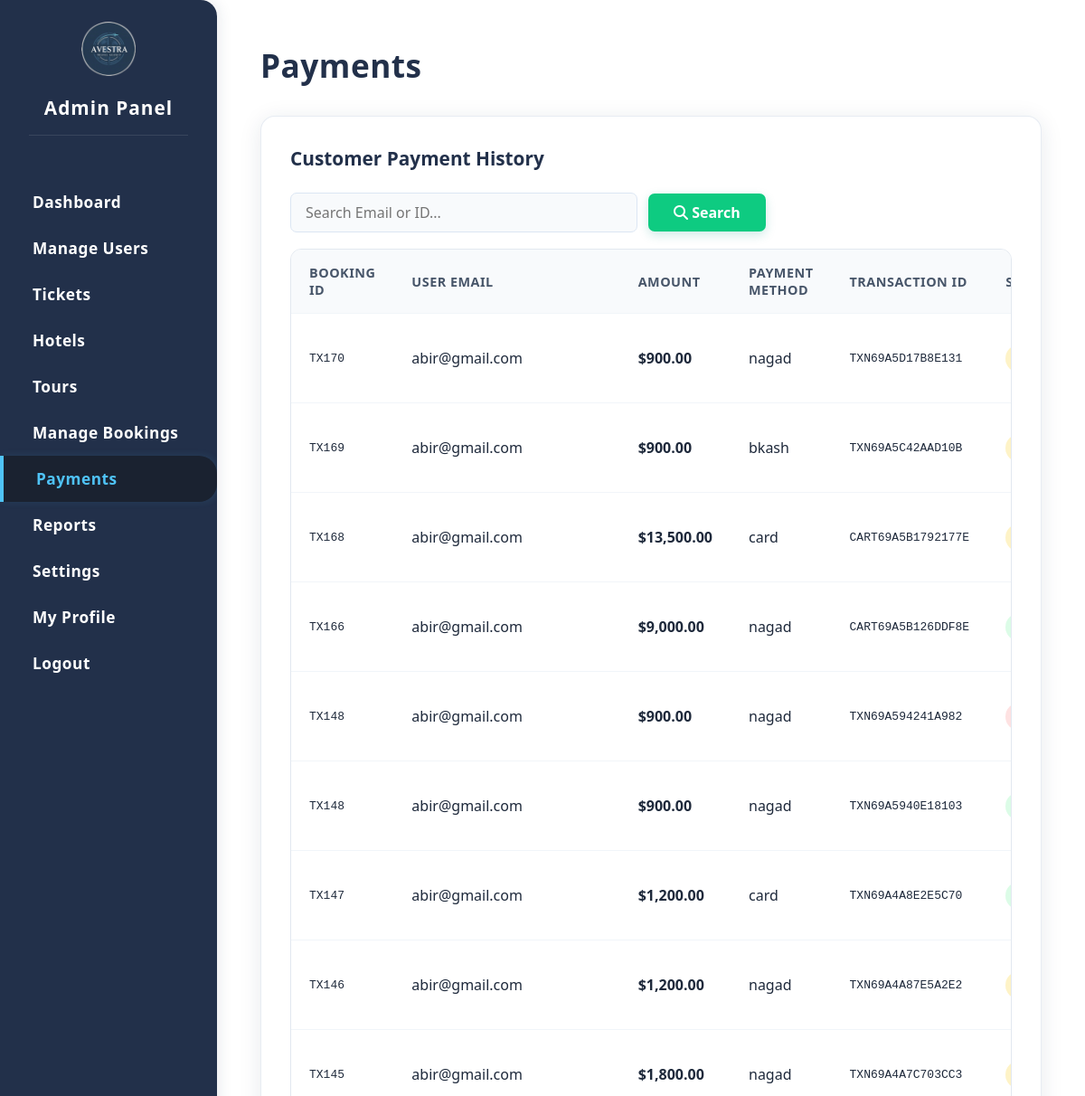
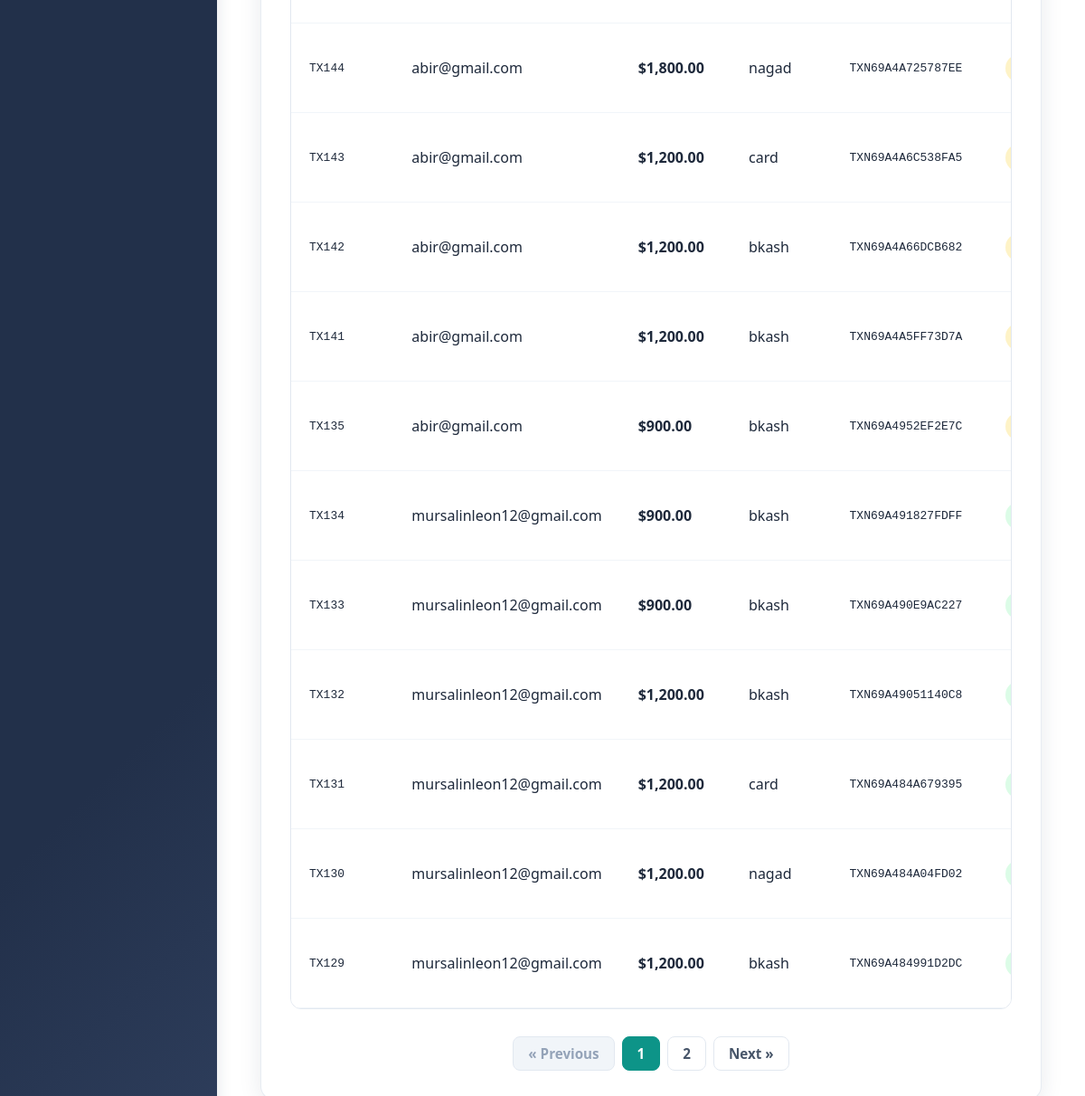
The page /Admin/views/Payments.php (signed in) on the database its author committed (2 pictures, top to bottom).
### tables this page shows
CREATE TABLE `payments` (
  `id` int(11) NOT NULL,
  `booking_id` varchar(11) NOT NULL,
  `user_email` varchar(150) NOT NULL,
  `amount` decimal(10,2) NOT NULL,
  `payment_method` varchar(50) NOT NULL,
  `transaction_id` varchar(100) NOT NULL,
  `payment_status` varchar(250) DEFAULT NULL,
  `payment_date` datetime DEFAULT current_timestamp()
);

### Admin/views/dark_mode.php (called while the page is built, shortened)
<?php
$session_theme_set = isset($_SESSION['settings']['dark_mode']) || isset($_SESSION['user_theme']);
$is_dark = $session_theme_set && (
    (isset($_SESSION['settings']['dark_mode']) && $_SESSION['settings']['dark_mode'] === 'dark') ||
    (isset($_SESSION['user_theme']) && $_SESSION['user_theme'] === 'dark')
);
?>

### Admin/database/Payments.php (called while the page is built, shortened)
<?php
function getAllPayments($conn, $limit = 20, $offset = 0) {
    $payments = [];
    $total = 0;
    $countResult = $conn->query("SELECT COUNT(*) as total FROM payments");
    if ($countResult) {
        $row = $countResult->fetch_assoc();
        $total = $row['total'];
    }
    $limit = (int)$limit;
    $offset = (int)$offset;
    $result = $conn->query("SELECT * FROM payments ORDER BY id DESC LIMIT $limit OFFSET $offset");
    if ($result) {
        while ($row = $result->fetch_assoc()) {
            $payments[] = $row;
        }
    }
    return ['payments' => $payments, 'total' => $total];
}

### Admin/views/Payments.php (the view, shortened to what this page needs)
<?php
include('dark_mode.php');
include('../database/dbconnection.php');
include('../database/Payments.php');
$limit = 20;
$page = isset($_GET['page']) ? max(1, (int)$_GET['page']) : 1;
$offset = ($page - 1) * $limit;
$search = isset($_POST['search']) ? trim($_POST['search']) : (isset($_GET['search']) ? trim($_GET['search']) : '');
if ($search !== '') {
    $resultData = searchPayments($conn, $search, $limit, $offset);
} else {
    $resultData = getAllPayments($conn, $limit, $offset);
}
$payments = $resultData['payments'];
$totalRecords = $resultData['total'];
$totalPages = ceil($totalRecords / $limit);
?>
<!DOCTYPE html>
<html lang="en">
<head>
    <link rel="stylesheet" href="../styleSheets/Payment.css?v=<?php echo time(); ?>">
    <link rel="stylesheet" href="../styleSheets/Admin.css?v=<?php echo time(); ?>">
    <link rel="stylesheet" href="../styleSheets/dark-mode.css?v=<?php echo time(); ?>">
    <link rel="stylesheet" href="../node_modules/@fortawesome/fontawesome-free/css/all.min.css"/>
</head>
<body class="<?= $is_dark ? 'dark-mode' : '' ?>">
<div class="admin-container">
    <aside class="sidebar">
        <div style="padding: 24px 32px;">
            <div style="text-align: center; margin-bottom: 16px;">
                <img src="../images/logo.png" alt="Avestra Logo" style="width: 60px;">
            </div>
            <h2 class="sidebar-title">Admin Panel</h2>
        </div>
        <nav>
            <ul class="sidebar-menu">
                    <li><a href="Admin.php">Dashboard</a></li>
                    <li><a href="ManageUsers.php">Manage Users</a></li>
                    <li><a href="ManageTickets.php">Tickets</a></li>
                    <li><a href="ManageHotels.php">Hotels</a></li>
                    <li><a href="ManageTours.php">Tours</a></li>
                    <li><a href="ManageBookings.php">Manage Bookings</a></li>
                    <li><a href="Payments.php" class="active">Payments</a></li>
                    <li><a href="Reports.php">Reports</a></li>
                    <li><a href="Settings.php">Settings</a></li>
                    <li><a href="MyProfile.php">My Profile</a></li>
                    <li><a href="homePage.php">Logout</a></li>
                </ul>
        </nav>
    </aside>
    <main class="main-content">
        <header class="admin-header">
            <h1>Payments</h1>
        </header>
        <section class="admin-section">
            <div class="admin-card">
                <h3>Customer Payment History</h3>
                <form method="post" action="Payments.php" class="payment-search-bar" style="margin-bottom: 18px; display: flex; gap: 12px; align-items: center;">
                    <input type="text" name="search" value="<?= htmlspecialchars($search ?? '') ?>" placeholder="Search Email or ID..." class="search-input" style="padding: 10px 16px; border-radius: 7px; border: 1px solid #dbe6f3; font-size: 1em; min-width: 220px;">
                    <button type="submit" class="search-btn" style="background: #0ecb81; color: #fff; border: none; border-radius: 7px; padding: 10px 28px; font-weight: 600; font-size: 1em; cursor: pointer;"><i class="fa-solid fa-magnifying-glass"></i> Search</button>
                </form>
                <div class="table-wrapper">
                    <table class="payment-table">
                        <thead>
                            <tr>
                                <th>Booking ID</th>
                                <th>User Email</th>
                                <th>Amount</th>
                                <th>Payment Method</th>
                                <th>Transaction ID</th>
                                <th>Status</th>
                            </tr>
                        </thead>
                        <tbody>
                        <?php if (empty($payments)): ?>
                            <tr>
                                <td colspan="8" style="text-align:center;">No payments found.</td>
                            </tr>
                        <?php else: ?>
                            <?php foreach ($payments as $p): ?>
                                <tr>
                                    <td class="payment-id">TX<?= 100 + (int)$p['booking_id'] ?></td>
                                    <td><?= htmlspecialchars($p['user_email']) ?></td>
                                    <td><b>$<?= number_format($p['amount'], 2) ?></b></td>
                                    <td><?= htmlspecialchars($p['payment_method']) ?></td>
                                    <td class="payment-id"><?= htmlspecialchars($p['transaction_id']) ?></td>
                                    <td>
                                        <span class="status-badge <?= strtolower(htmlspecialchars($p['payment_status'])) ?>">
                                        </span>
                                    </td>
                                </tr>
                            <?php endforeach; ?>
                        <?php endif; ?>
                        </tbody>
                    </table>
                </div>
                <?php if ($totalPages > 1): ?>
                <div class="pagination">
                    <?php
                    $searchParam = $search ? '&search=' . urlencode($search) : '';
                    if ($page > 1): ?>
                        <a href="Payments.php?page=<?= $page - 1 ?><?= $searchParam ?>">&laquo; Previous</a>
                    <?php else: ?>
                        <span class="disabled">&laquo; Previous</span>
                    <?php endif; ?>
                    <?php
                    for ($i = 1; $i <= $totalPages; $i++):
                        if ($i == $page): ?>
                            <span class="active"><?= $i ?></span>
                        <?php else: ?>
                            <a href="Payments.php?page=<?= $i ?><?= $searchParam ?>"><?= $i ?></a>
                        <?php endif;
                    endfor;
                    ?>
                    <?php
                    if ($page < $totalPages): ?>
                        <a href="Payments.php?page=<?= $page + 1 ?><?= $searchParam ?>">Next &raquo;</a>
                    <?php else: ?>
                        <span class="disabled">Next &raquo;</span>
                    <?php endif; ?>
                </div>
                <?php endif; ?>
            </div>
        </section>
    </main>
</div>
</body>
</html>

### Admin/styleSheets/Payment.css (style rules this page uses)
html, body { margin: 0; padding: 0; background: #f4f6f8 !important; font-family: 'Segoe UI', 'Roboto', 'Arial', sans-serif; color: #1e293b; overflow: hidden; height: 100vh; }
.admin-container { display: flex; height: 100vh; background: #f4f6f8; overflow: hidden; }
.sidebar { width: 240px; background: linear-gradient(135deg, #22304a 80%, #2e3e5c 100%); color: #fff; height: 100vh; display: flex; flex-direction: column; align-items: stretch; box-shadow: 2px 0 16px rgba(34, 48, 74, 0.10); border-top-right-radius: 18px; border-bottom-right-radius: 18px; position: relative; z-index: 2; transition: box-shadow 0.2s; overflow-y: scroll; }
.sidebar-title { text-align: center; margin: 0 0 24px 0; font-size: 1.3em; font-weight: 700; letter-spacing: 1px; border-bottom: 1px solid rgba(255, 255, 255, 0.10); padding-bottom: 16px; }
.sidebar-menu { list-style: none; padding: 0; margin: 0; flex: 1; }
.sidebar-menu li { margin: 0; }
.sidebar-menu a { display: block; color: #fff; text-decoration: none; padding: 14px 32px; font-size: 1.08em; letter-spacing: 0.5px; transition: background 0.18s, padding-left 0.18s, color 0.18s, box-shadow 0.18s; border-left: 4px solid transparent; border-radius: 0 20px 20px 0; font-weight: 700; }
.sidebar-menu a:hover, .sidebar-menu a.active { background: #1a2230; border-left: 4px solid #4fc3f7; color: #4fc3f7; padding-left: 36px; box-shadow: 2px 0 8px rgba(79, 195, 247, 0.10); }
.main-content { flex: 1; padding: 40px 50px; background: #f4f6f8; height: 100vh; box-sizing: border-box; overflow-y: auto; }
.admin-header h1 { margin-top: 0; font-size: 2.2em; font-weight: 800; color: #0f172a; margin-bottom: 8px; letter-spacing: -0.5px; }
.admin-section { margin-top: 24px; }
.admin-card { background: #ffffff; border-radius: 20px; box-shadow: 0 10px 40px rgba(15, 23, 42, 0.04), 0 1px 3px rgba(15, 23, 42, 0.02); padding: 35px; margin-bottom: 32px; border: 1px solid rgba(226, 232, 240, 0.8); }
.admin-card h3 { margin: 0 0 24px; font-size: 1.4em; color: #1e293b; font-weight: 700; }
.payment-search-bar { margin-bottom: 24px; display: flex; gap: 15px; align-items: center; }
.search-input { flex: 1; max-width: 350px; padding: 14px 20px; border-radius: 12px; border: 1.5px solid #e2e8f0; font-size: 1em; background: #f8fafc; transition: all 0.2s; font-family: inherit; font-weight: 500; color: #334155; }
.search-btn { background: #0d9488; color: #fff; border: none; border-radius: 12px; padding: 14px 30px; font-weight: 700; font-size: 1em; cursor: pointer; transition: all 0.2s cubic-bezier(0.4, 0, 0.2, 1); box-shadow: 0 4px 12px rgba(13, 148, 136, 0.2); font-family: inherit; }
.table-wrapper { overflow-x: auto; border-radius: 12px; border: 1px solid #e2e8f0; }
.payment-table { width: 100%; border-collapse: collapse; background: #ffffff; }
.payment-table th, .payment-table td { padding: 16px 20px; text-align: left; border-bottom: 1px solid #f1f5f9; }
.payment-table th { background: #f8fafc; font-weight: 700; color: #475569; font-size: 0.9em; text-transform: uppercase; letter-spacing: 0.5px; }
.payment-table tr { transition: background 0.15s; }
.payment-table td { font-size: 1em; color: #1e293b; font-weight: 500; vertical-align: middle; }
.payment-id { font-family: monospace; color: #64748b; font-size: 1.1em; }
.status-badge { display: inline-block; padding: 6px 14px; border-radius: 20px; font-size: 0.85em; font-weight: 700; text-transform: uppercase; letter-spacing: 0.5px; }
.status-badge.paid, .status-badge.completed, .status-badge.success { background: #dcfce7; color: #166534; }
.status-badge.pending { background: #fef3c7; color: #92400e; }
.status-badge.failed, .status-badge.cancelled, .status-badge.rejected { background: #fee2e2; color: #991b1b; }

### Admin/views/Payments.php (style rules this page uses)
.pagination { display: flex; justify-content: center; align-items: center; gap: 8px; margin-top: 30px; }
.pagination a, .pagination span { padding: 8px 16px; border-radius: 8px; font-size: 0.95em; font-weight: 600; text-decoration: none; transition: all 0.2s; }
.pagination a { background: #ffffff; color: #475569; border: 1px solid #e2e8f0; }
.pagination .active { background: #0d9488; color: #ffffff; border: 1px solid #0d9488; }
.pagination .disabled { background: #f1f5f9; color: #94a3b8; border: 1px solid #e2e8f0; cursor: not-allowed; }

### rows shown on the page
payments: 100 + (int)$p['booking_id'] "170", user_email "abir@gmail.com", amount "900.00", payment_method "nagad", transaction "TXN69A5D17B8E131"
payments: 100 + (int)$p['booking_id'] "169", user_email "abir@gmail.com", amount "900.00", payment_method "bkash", transaction "TXN69A5C42AAD10B"
payments: 100 + (int)$p['booking_id'] "168", user_email "abir@gmail.com", amount "13,500.00", payment_method "card", transaction "CART69A5B1792177E"
payments: 100 + (int)$p['booking_id'] "166", user_email "abir@gmail.com", amount "9,000.00", payment_method "nagad", transaction "CART69A5B126DDF8E"
payments: 100 + (int)$p['booking_id'] "148", user_email "abir@gmail.com", amount "900.00", payment_method "nagad", transaction "TXN69A594241A982"
payments: 100 + (int)$p['booking_id'] "148", user_email "abir@gmail.com", amount "900.00", payment_method "nagad", transaction "TXN69A5940E18103"
payments: 100 + (int)$p['booking_id'] "147", user_email "abir@gmail.com", amount "1,200.00", payment_method "card", transaction "TXN69A4A8E2E5C70"
payments: 100 + (int)$p['booking_id'] "146", user_email "abir@gmail.com", amount "1,200.00", payment_method "nagad", transaction "TXN69A4A87E5A2E2"
payments: 100 + (int)$p['booking_id'] "145", user_email "abir@gmail.com", amount "1,800.00", payment_method "nagad", transaction "TXN69A4A7C703CC3"
payments: 100 + (int)$p['booking_id'] "144", user_email "abir@gmail.com", amount "1,800.00", payment_method "nagad", transaction "TXN69A4A725787EE"
payments: 100 + (int)$p['booking_id'] "143", user_email "abir@gmail.com", amount "1,200.00", payment_method "card", transaction "TXN69A4A6C538FA5"
payments: 100 + (int)$p['booking_id'] "142", user_email "abir@gmail.com", amount "1,200.00", payment_method "bkash", transaction "TXN69A4A66DCB682"
payments: 100 + (int)$p['booking_id'] "141", user_email "abir@gmail.com", amount "1,200.00", payment_method "bkash", transaction "TXN69A4A5FF73D7A"
payments: 100 + (int)$p['booking_id'] "135", user_email "abir@gmail.com", amount "900.00", payment_method "bkash", transaction "TXN69A4952EF2E7C"
payments: 100 + (int)$p['booking_id'] "134", user_email "mursalinleon12@gmail.com", amount "900.00", payment_method "bkash", transaction "TXN69A491827FDFF"
payments: 100 + (int)$p['booking_id'] "133", user_email "mursalinleon12@gmail.com", amount "900.00", payment_method "bkash", transaction "TXN69A490E9AC227"
payments: 100 + (int)$p['booking_id'] "132", user_email "mursalinleon12@gmail.com", amount "1,200.00", payment_method "bkash", transaction "TXN69A49051140C8"
payments: 100 + (int)$p['booking_id'] "131", user_email "mursalinleon12@gmail.com", amount "1,200.00", payment_method "card", transaction "TXN69A484A679395"
payments: 100 + (int)$p['booking_id'] "130", user_email "mursalinleon12@gmail.com", amount "1,200.00", payment_method "nagad", transaction "TXN69A484A04FD02"
payments: 100 + (int)$p['booking_id'] "129", user_email "mursalinleon12@gmail.com", amount "1,200.00", payment_method "bkash", transaction "TXN69A484991D2DC"
